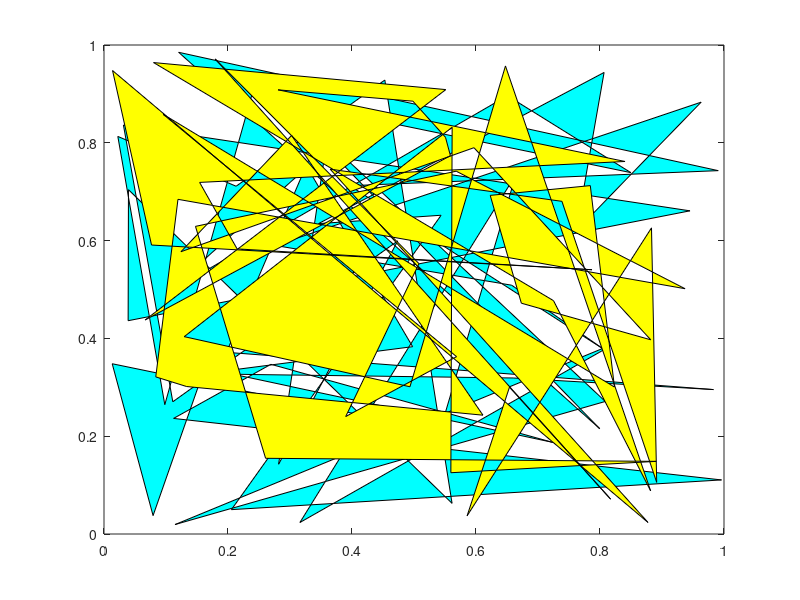

Recreate this plot in MATLAB. (Note: this script raises an error after producing the figure.)
clear all
close all
clc

n=50;% number of random polygon vertices
scale=2^15;% scale factor from double to int64 (arbitrary)

p1=rand(n,2);% make random polygon (self-intersecting)
% recast into int64 in order to input to clipper
poly1.x=int64(p1(:,1)*scale);
poly1.y=int64(p1(:,2)*scale);

fill(p1(:,1),p1(:,2),'c'), hold on% plot first polygon

p2=rand(n,2);% make random polygon (self-intersecting)
% recast into int64 in order to input to clipper
poly2.x=int64(p2(:,1)*scale);
poly2.y=int64(p2(:,2)*scale);

fill(p2(:,1),p2(:,2),'y')% plot second polygon

out=clipper(poly1,poly2,1);% perform intersection

for i=1:length(out)
    fill(out(i).x/scale,out(i).y/scale,'r')% plot each output polygon
    % convert double output back to int64 for more input
    out(i).x=int64(out(i).x);
    out(i).y=int64(out(i).y);
end

offset=clipper(out,.02*scale,1);% perform outsetting

for i=1:length(offset)
    % plot output, remembering to connect last vertex to first
    plot([offset(i).x;offset(i).x(1)]/scale,...
        [offset(i).y;offset(i).y(1)]/scale,'k','linewidth',2)
    % convert double output back to int64 for more input
    offset(i).x=int64(offset(i).x);
    offset(i).y=int64(offset(i).y);
end

orientation=clipper(offset)% output orientations to screen